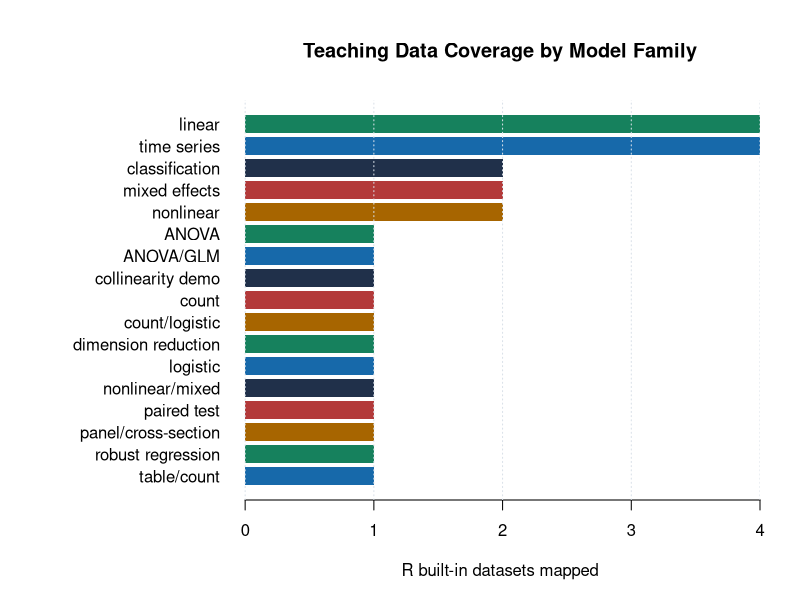

Source code (R):
#!/usr/bin/env Rscript

# Exports selected R built-in datasets and lightweight diagnostics examples.
# Run from the repository root:
# Rscript statistical-analytics/scripts/export_r_builtin_datasets.R

args <- commandArgs(trailingOnly = TRUE)
hub_dir <- if (length(args) >= 1) args[[1]] else file.path("statistical-analytics")
data_dir <- file.path(hub_dir, "data")
builtin_dir <- file.path(data_dir, "r-builtins")
asset_dir <- file.path(hub_dir, "assets")

dir.create(data_dir, recursive = TRUE, showWarnings = FALSE)
dir.create(builtin_dir, recursive = TRUE, showWarnings = FALSE)
dir.create(asset_dir, recursive = TRUE, showWarnings = FALSE)

dataset_specs <- data.frame(
  name = c(
    "mtcars", "cars", "iris", "airquality", "ChickWeight", "ToothGrowth",
    "PlantGrowth", "CO2", "Orange", "warpbreaks", "infert", "Titanic",
    "USArrests", "state.x77", "longley", "LifeCycleSavings", "Seatbelts",
    "sleep", "esoph", "VADeaths", "Puromycin", "AirPassengers", "Nile",
    "LakeHuron", "pressure", "stackloss"
  ),
  package = "datasets",
  model_family = c(
    "linear", "linear", "classification", "linear", "mixed effects", "ANOVA/GLM",
    "ANOVA", "mixed effects", "nonlinear/mixed", "count", "logistic", "classification",
    "dimension reduction", "panel/cross-section", "collinearity demo", "linear",
    "time series", "paired test", "count/logistic", "table/count", "nonlinear",
    "time series", "time series", "time series", "nonlinear", "robust regression"
  ),
  suggested_target = c(
    "mpg", "dist", "Species", "Ozone", "weight", "len", "weight",
    "uptake", "circumference", "breaks", "case", "Survived",
    "Murder", "Life Exp", "Employed", "sr", "DriversKilled",
    "extra", "ncases", "Freq", "rate", "passengers", "flow",
    "level", "pressure", "stack.loss"
  ),
  notes = c(
    "Multiple linear regression and VIF demonstration.",
    "Simple linear regression.",
    "Multiclass classification and multivariate analysis.",
    "Missingness, nonlinear effects, and weather regression.",
    "Repeated-measures growth data.",
    "Two-factor design and interactions.",
    "One-way ANOVA and treatment comparisons.",
    "Grouped regression with repeated plants.",
    "Growth curve and nonlinear modeling.",
    "Count model with factors.",
    "Binary outcome and matched case-control context.",
    "Contingency table and classification from counts.",
    "PCA and multivariate examples.",
    "State-level indicators from matrix data.",
    "Classic multicollinearity dataset.",
    "Savings regression example.",
    "Time-series intervention and counts.",
    "Paired comparison example.",
    "Grouped count data.",
    "Table count data.",
    "Nonlinear enzyme kinetics.",
    "Seasonal time series.",
    "Annual flow time series.",
    "Annual lake level time series.",
    "Nonlinear relationship.",
    "Outlier and robust regression example."
  ),
  stringsAsFactors = FALSE
)

safe_name <- function(x) {
  gsub("[^A-Za-z0-9_]+", "_", x)
}

as_export_frame <- function(object_name, object) {
  if (inherits(object, "ts")) {
    values <- as.data.frame(unclass(object), stringsAsFactors = FALSE)
    out <- data.frame(
      index = seq_len(nrow(values)),
      time = as.numeric(time(object)),
      values,
      check.names = FALSE
    )
    if (ncol(values) == 1) {
      names(out)[3] <- object_name
    }
  } else if (inherits(object, "table")) {
    out <- as.data.frame(object)
  } else if (is.matrix(object)) {
    out <- as.data.frame(object, stringsAsFactors = FALSE)
    row_names <- rownames(object)
    if (is.null(row_names)) {
      row_names <- seq_len(nrow(out))
    }
    out$row_name <- row_names
    out <- out[, c("row_name", setdiff(names(out), "row_name"))]
  } else if (is.data.frame(object)) {
    out <- object
  } else {
    out <- as.data.frame(object, stringsAsFactors = FALSE)
  }

  for (col in names(out)) {
    if (is.factor(out[[col]])) {
      out[[col]] <- as.character(out[[col]])
    }
  }
  out
}

manifest <- dataset_specs
manifest$rows <- NA_integer_
manifest$columns <- NA_integer_
manifest$file <- NA_character_

for (i in seq_len(nrow(dataset_specs))) {
  spec <- dataset_specs[i, ]
  env <- new.env(parent = emptyenv())
  suppressWarnings(utils::data(list = spec$name, package = spec$package, envir = env))
  if (exists(spec$name, envir = env, inherits = FALSE)) {
    object <- get(spec$name, envir = env)
  } else if (exists(spec$name, envir = asNamespace(spec$package), inherits = FALSE)) {
    object <- get(spec$name, envir = asNamespace(spec$package))
  } else if (exists(spec$name, inherits = TRUE)) {
    object <- get(spec$name, inherits = TRUE)
  } else {
    stop("Dataset not found: ", spec$name, call. = FALSE)
  }
  out <- as_export_frame(spec$name, object)
  file_name <- paste0(safe_name(spec$name), ".csv")
  rel_file <- file.path("r-builtins", file_name)
  utils::write.csv(out, file.path(data_dir, rel_file), row.names = FALSE, na = "")
  manifest$rows[[i]] <- nrow(out)
  manifest$columns[[i]] <- ncol(out)
  manifest$file[[i]] <- rel_file
}

utils::write.csv(manifest, file.path(data_dir, "r_builtin_manifest.csv"), row.names = FALSE, na = "")

vif_base <- function(model) {
  mm <- stats::model.matrix(model)
  mm <- mm[, colnames(mm) != "(Intercept)", drop = FALSE]
  if (ncol(mm) == 0) {
    return(data.frame(term = character(), vif = numeric()))
  }
  out <- lapply(seq_len(ncol(mm)), function(j) {
    target <- mm[, j]
    others <- mm[, -j, drop = FALSE]
    if (ncol(others) == 0 || stats::var(target) == 0) {
      r2 <- 0
    } else {
      r2 <- summary(stats::lm(target ~ others))$r.squared
    }
    data.frame(term = colnames(mm)[[j]], vif = 1 / (1 - r2))
  })
  do.call(rbind, out)
}

bp_screen <- function(model) {
  fitted_values <- stats::fitted(model)
  squared_resid <- stats::residuals(model)^2
  aux <- stats::lm(squared_resid ~ fitted_values)
  n <- length(squared_resid)
  statistic <- n * summary(aux)$r.squared
  p_value <- stats::pchisq(statistic, df = 1, lower.tail = FALSE)
  data.frame(test = "Breusch-Pagan style screen", statistic = statistic, df = 1, p_value = p_value)
}

fit <- stats::lm(mpg ~ wt + hp + disp, data = mtcars)
diagnostics <- data.frame(
  row_name = rownames(mtcars),
  observed_mpg = mtcars$mpg,
  fitted_mpg = stats::fitted(fit),
  residual = stats::residuals(fit),
  leverage = stats::hatvalues(fit),
  cooks_distance = stats::cooks.distance(fit),
  stringsAsFactors = FALSE
)

utils::write.csv(diagnostics, file.path(data_dir, "r_model_diagnostics_example.csv"), row.names = FALSE)
utils::write.csv(vif_base(fit), file.path(data_dir, "r_vif_example.csv"), row.names = FALSE)
utils::write.csv(bp_screen(fit), file.path(data_dir, "r_heteroskedasticity_screen_example.csv"), row.names = FALSE)

family_counts <- sort(table(dataset_specs$model_family), decreasing = TRUE)
png(
  filename = file.path(asset_dir, "model-family-map.png"),
  width = 1100,
  height = 760,
  res = 130
)
op <- par(no.readonly = TRUE)
par(mar = c(5, 12, 5, 2), bg = "#ffffff")
bar_cols <- rep(c("#1769aa", "#16815d", "#a76500", "#b33a3a", "#20304a"), length.out = length(family_counts))
barplot(
  rev(family_counts),
  horiz = TRUE,
  las = 1,
  col = bar_cols,
  border = NA,
  xlab = "R built-in datasets mapped",
  main = "Teaching Data Coverage by Model Family"
)
grid(nx = NULL, ny = NA, col = "#d9e0e8")
par(op)
dev.off()

message("Exported R built-in datasets and diagnostics examples to ", normalizePath(data_dir, winslash = "/"))
